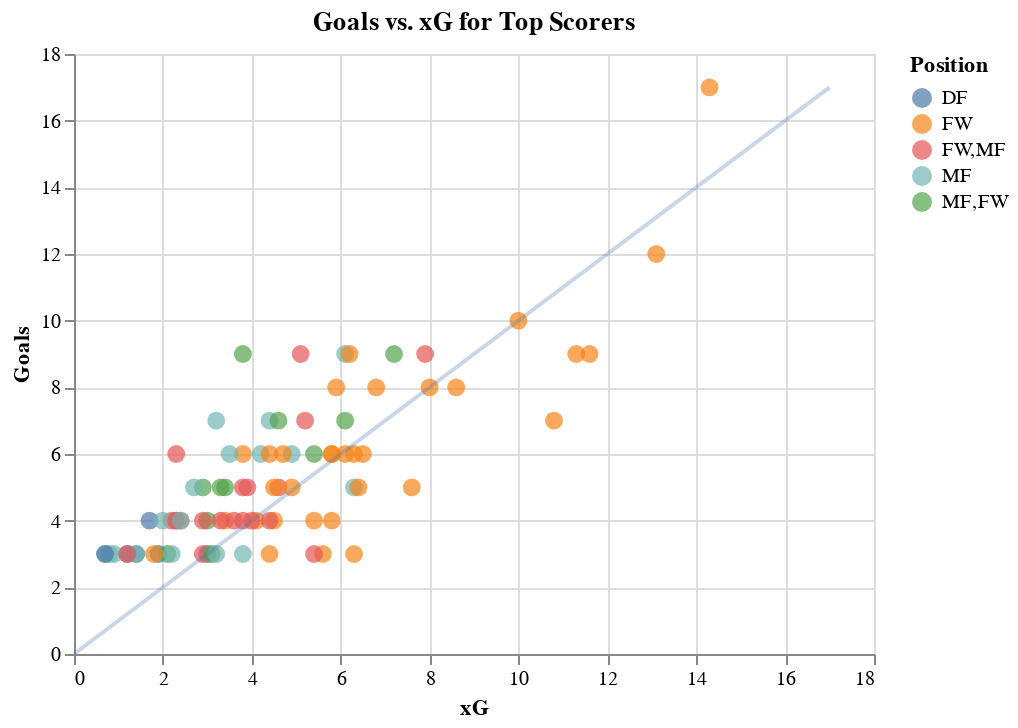

The code cell stored with this chart in its notebook:
### Code cell
pts = alt.Chart(player_stats[player_stats['Gls']>2],title='Goals vs. xG for Top Scorers').mark_circle(size=80).encode(
    y = alt.Y('Gls',axis=alt.Axis(title='Goals')),
    x = alt.X('xG',axis=alt.Axis(title='xG')),
    color = alt.Color('Pos',title='Position'),
    tooltip = ['Player','Squad','Gls','xG','npxG']
)
dummy = pd.DataFrame({'x':[0,player_stats['Gls'].max()]})

line = alt.Chart(dummy).mark_line(opacity=0.3).encode(
    x='x',
    y='x')
pts + line
